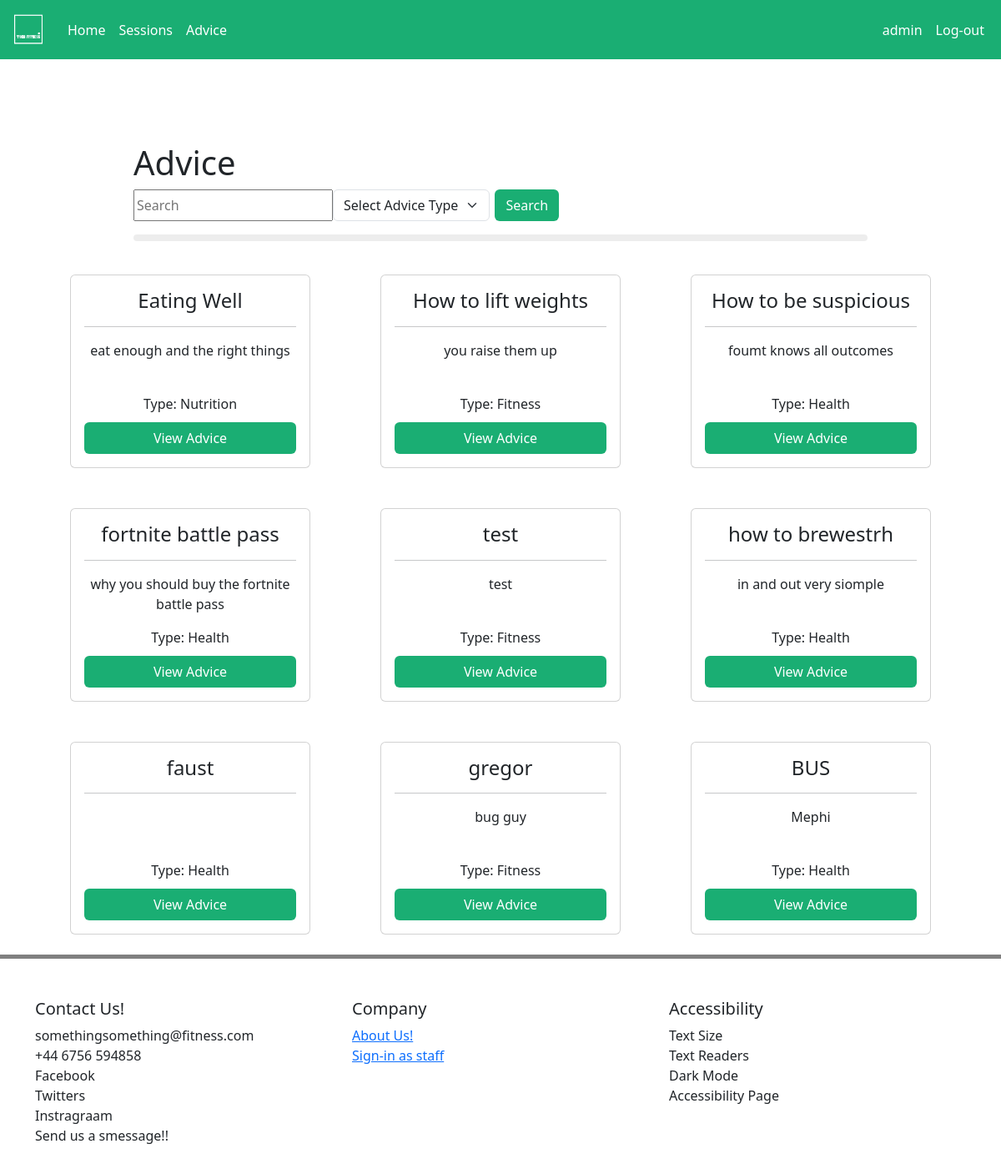
Page /advice (signed in) on the committed database.
### tables this page shows
CREATE TABLE "Advice" (
	"AdviceID"	INTEGER NOT NULL UNIQUE,
	"AdviceName"	TEXT NOT NULL,
	"AdviceDesc"	TEXT NOT NULL,
	"AdviceShortDesc"	TEXT NOT NULL,
	"AdviceType"	TEXT NOT NULL,
	PRIMARY KEY("AdviceID" AUTOINCREMENT)
);

### advice_routes.py (the view)
@app.route('/advice', methods = ['POST', 'GET'])
def advices():
    if request.method == 'POST':
        search = request.form['Search']
        adviceType = request.form['adviceType']
        if adviceType == 'Any':
            data = db.queryDB(f'SELECT * FROM Advice WHERE AdviceName LIKE "%{search}%"', [])
        else:
            data = db.queryDB(f'SELECT * FROM Advice WHERE AdviceName LIKE "%{search}%" AND AdviceType = ?', [adviceType])
    else:
        data = db.queryDB('SELECT * FROM Advice')
        adviceType = 'Any'
        search = False
    return render_template('advice.html',
        current_user = session.get('user'),
        data = data,
        footer = True,
        search = search,
        adviceType = adviceType,
        admin = session.get('admin'))

### db_connector.py (called while the page is built)
    def connect(self):
        conn = None
        try:
            conn = sqlite3.connect(self.DBname)
        except Exception() as e:
            print(e)
        return conn

    def disconnect(self, conn):
        conn.close()

    def queryDB(self, command, params = []):
        conn = self.connect()
        cur = conn.cursor()
        cur.execute(command, params)
        result = cur.fetchall()
        self.disconnect(conn)
        return result

### templates/advice.html (shortened to what this page needs)
{% extends "base.html" %}
{% block content %}
<div style="padding: 5rem 10rem 0rem 10rem;">
    <h1>Advice</h1>
    <div style="display: flex; flex-direction:row;justify-content: space-between;">
        <form action = '/advice' method = 'POST' style="display: flex; flex-direction:row;">
            {% if search != False %}
                <input type="search" id="Search" name="Search" placeholder="Search" value="{{search}}">
            {% else %}
                <input type="search" id="Search" name="Search" placeholder="Search">
            {% endif %}
            <select class="form-select" aria-label="Advice Type" name="adviceType">
                {% if adviceType == 'Any' %}
                <option selected value="Any">Select Advice Type</option>
                {% else %}
                <option value="Any">Select Advice Type</option>
                {% endif %}
            </select>
            <button type = "search" id = "Submit" name = "Submit" class="btn"
            style="background-color: #1AAE73; color: white; margin-left: .4rem;">Search</button>
        </form>
    </div>
    <hr style="border-top: 8px solid #bbb; border-radius:5px">
</div>
<div class="container">
    <div style="display: flex; flex-wrap: wrap; justify-content: space-around;">
        {% for row in data %}
            <div style="padding: 1.5rem;">
                <div class="card" style="width:18rem;">
                    <div class="card-body" style="text-align:center;">
                        <h4>{{ row[1] }}</h4>
                        <hr>
                        <div class="card-text" style="min-height: 4rem;">{{ row[3] }}</div>
                        <div style="width: 100%; display:flex; flex-direction: column;">
                            <div class="card-text" style="padding-bottom: 10px;">Type: {{ row[4] }}</div>
                            <button class = "btn" style = "background-color: #1AAE73; color: white; float: right;"
                            data-bs-toggle="modal" data-bs-target="#AdviceModal{{ row[0]}}">View Advice</button>
                        </div>
                    </div>
                </div>
            </div>
        {% endfor %}
    </div>
</div>
{% endblock %}

### rows in the picture
Advice: AdviceName "Eating Well", AdviceShortDesc "eat enough and the right things", AdviceType "Nutrition"
Advice: AdviceName "How to lift weights", AdviceShortDesc "you raise them up", AdviceType "Fitness"
Advice: AdviceName "How to be suspicious", AdviceShortDesc "foumt knows all outcomes", AdviceType "Health"
Advice: AdviceName "fortnite battle pass", AdviceShortDesc "why you should buy the fortnite battle pass", AdviceType "Health"
Advice: AdviceName "test", AdviceShortDesc "test", AdviceType "Fitness"
Advice: AdviceName "how to brewestrh", AdviceShortDesc "in and out very siomple", AdviceType "Health"
Advice: AdviceName "faust", AdviceType "Health"
Advice: AdviceName "gregor", AdviceShortDesc "bug guy", AdviceType "Fitness"
Advice: AdviceName "BUS", AdviceShortDesc "Mephi", AdviceType "Health"

### other values in the picture
{{ current_user }} "admin"
